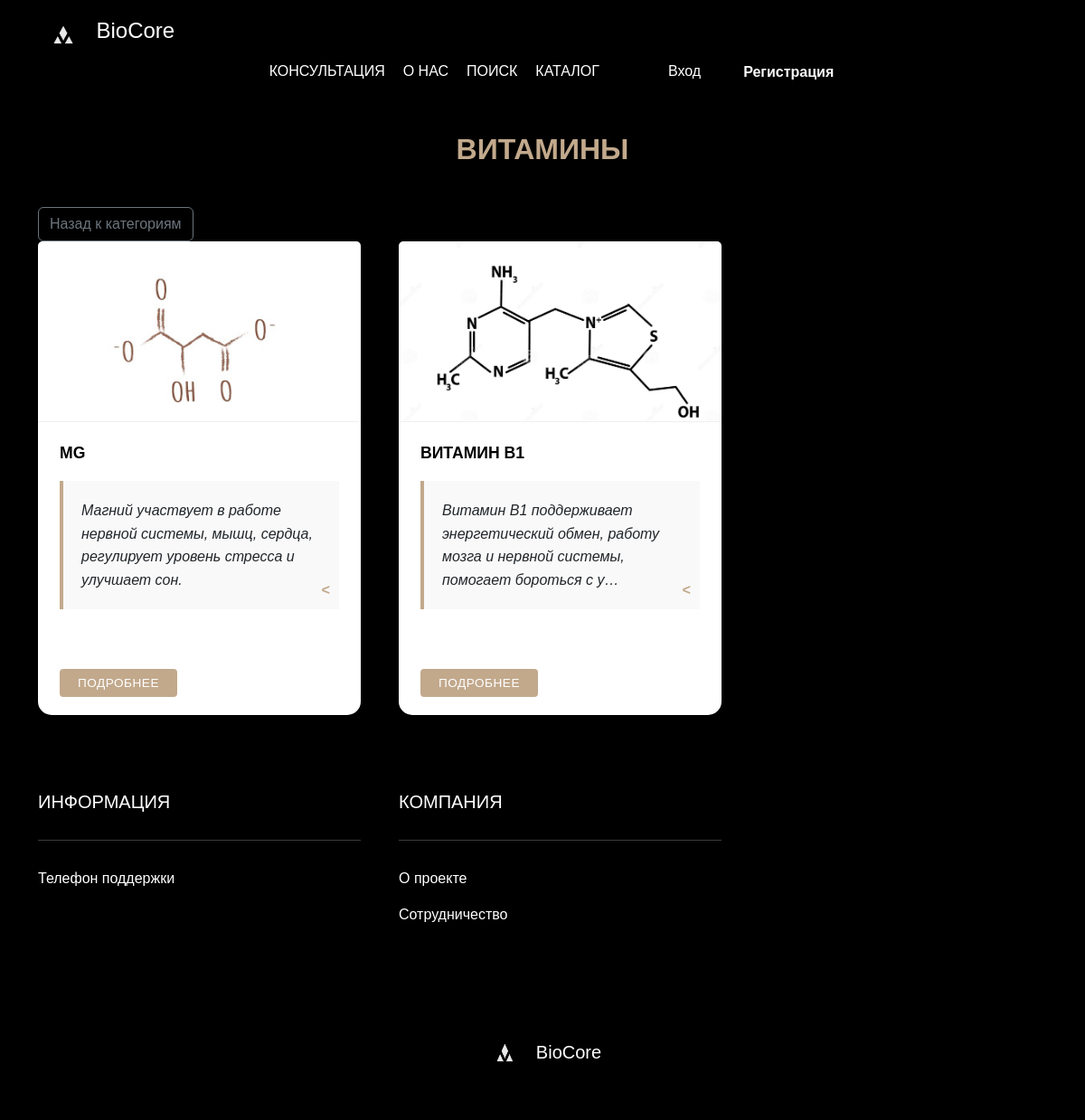
The app's page /category/2/ with its own data.
### bio_core_website/models.py (models this page shows, shortened)
class Category(models.Model):
    name = models.CharField(max_length=100, unique=True, db_index=True)
    image = models.ImageField(upload_to='category_images/', blank=True, null=True)
    class Meta:
        verbose_name = "Категория"
        verbose_name_plural = "Категории"
        indexes = [
            Index(fields=['name'], name='category_name_idx'),
        ]

class Element(models.Model):
    name = models.CharField(max_length=100, db_index=True)
    category = models.ForeignKey(Category, on_delete=models.CASCADE, related_name="elements")
    description = models.TextField(blank=True, null=True)
    image = models.ImageField(upload_to='product_images/', blank=True, null=True)
    usage = models.TextField(blank=True, null=True)
    manufacturers = models.ManyToManyField(Manufacturer, blank=True)
    class Meta:
        verbose_name = "Элемент"
        verbose_name_plural = "Элементы"
        indexes = [
            Index(fields=['name', 'category'], name='element_name_category_idx'),
        ]
        ordering = ['name']

### bio_core_website/views.py (the view)
# urls.py: path('category/<int:category_id>/', views.category_elements, name='category_elements'),
def category_elements(request, category_id):
    category = get_object_or_404(Category, id=category_id)
    elements = category.elements.all()
    return render(request, 'bio_core_website/category_elements.html', {
        'category': category,
        'elements': elements
    })

### bio_core_website/templates/bio_core_website/category_elements.html (shortened to what this page needs)
{% extends "bio_core_website/base.html" %}
{%load static%}
{% block extra_css %}
<link rel="stylesheet" href="{% static 'bio_core_website/css/style.css' %}">
{% endblock %}
{% block content %}
<div class="catalog_1">
    <h1  style=" color:#c2a98c;">{{ category.name }}</h1>
    <a href="{% url 'bio_core_website:home' %}" class="btn btn-outline-secondary">
        Назад к категориям
    </a>
</div>
<div class="row">
    {% for element in elements %}
    <div class="col-md-4 mb-4">
        <div class="card h-100">
            {% if element.image %}
            <img src="{{ element.image.url }}" class="card-img-top" alt="{{ element.name }}" style="height: 200px; object-fit: cover;">
            {% else %}
            <div class="bg-light d-flex align-items-center justify-content-center" style="height: 200px;">
                <span class="text-muted">No image available</span>
            </div>
            {% endif %}
            <div class="card-body_catalog">
                <h5 class="card-title_cataloge">{{ element.name }}</h5>
                <p class="card-text_catalog">{{ element.description|truncatechars:100 }}</p>
            </div>
            <div class="card-footer_catalog bg-transparent">
                <a  style="text-decoration:none; color:white;" href="{% url 'bio_core_website:element_detail' element.id %}" class=" btn-primary_catalog">
                    Подробнее
                </a>
            </div>
        </div>
    </div>
    {% empty %}
    <div class="col-12">
        <div class="alert alert-info">В этой категории пока нет элементов</div>
    </div>
    {% endfor %}
</div>
{% endblock %}

### bio_core_website/static/bio_core_website/css/style.css (style rules this page uses)
body { font-family: 'TT Travels Next Trl', sans-serif; background-color: #000; color: #fff; }
h1 { font-weight: 700; font-size: 32px; color: #000; margin-bottom: 30px; text-align: center; text-transform: uppercase; padding-bottom: 15px; }
.col-md-4 { flex: 0 0 35%; max-width: 35%; padding-right: 30px; }
.card { border: none; border-radius: 15px; box-shadow: 0 2px 8px rgba(0, 0, 0, 0.1); margin-bottom: 25px; }
.card-img-top { object-fit: cover; border-bottom: 1px solid #f0f0f0; }
.card-body_catalog { padding: 1.5rem; flex-grow: 1; }
.card-title_cataloge { font-family: 'TT Travels Next Trl', sans-serif; font-weight: 600; font-size: 1.1rem; color: #000; margin-bottom: 0.75rem; text-transform: uppercase; }
.card-footer_catalog { padding: 0 1.5rem 1.5rem; background: transparent; }
.btn-primary_catalog { background-color: #c2a98c; border-color: #c2a98c; font-family: 'TT Travels Next Trl', sans-serif; font-weight: 500; padding: 0.5rem 1.25rem; border-radius: 0.25rem; font-size: 0.85rem; text-transform: uppercase; letter-spacing: 0.5px; }
.card-text_catalog { position: relative; padding: 20px; background-color: #f9f9f9; border-left: 4px solid #c2a98c; font-style: italic; margin: 20px 0; font-size: 16px; line-height: 1.6; }
.card-text_catalog::after { content: ">"; position: absolute; right: 10px; bottom: 10px; color: #c2a98c; font-weight: bold; transform: rotate(180deg); }

### records on screen
Category: name "ВИТАМИНЫ"
Element: image (picture), name "MG", description "Магний участвует в работе нервной системы, мышц, сердца, регулирует уровень стресса и улучшает сон."
Element: image (picture), name "ВИТАМИН B1", description "Витамин B1 поддерживает энергетический обмен, работу мозга и нервной системы, помогает бороться с у…"
